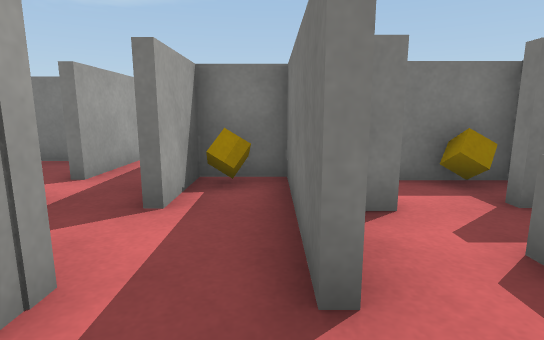
View 1 (above)

24 first-person views from a walk through a scene from a Unity 3-D project. The camera is 0.58 m above the floor, tilts 10° down and sees 80° across. The floor is counted in squares, 0.5 m on a side. Each view is taken from the middle of a square. On the plan, view 1 faces up. The plan holds only what a view shows up to about 13 squares ahead; the rest is blank. The player is left out. Surface patterns are stand-ins for the level's own textures.

View 2
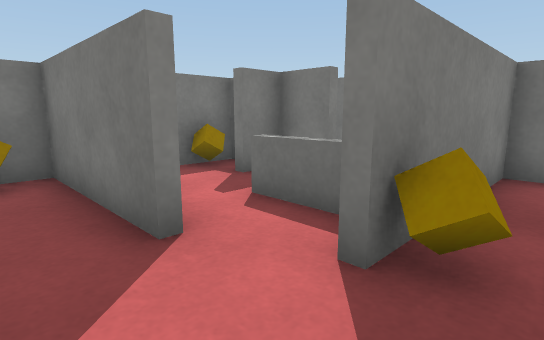

View 3
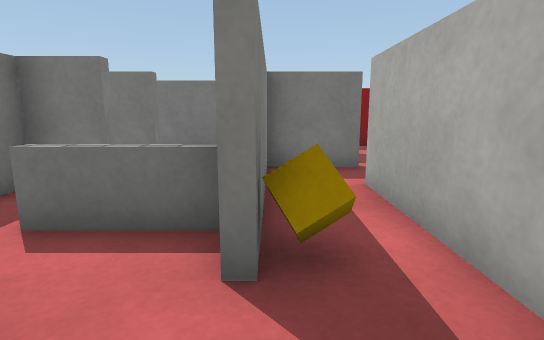

View 4
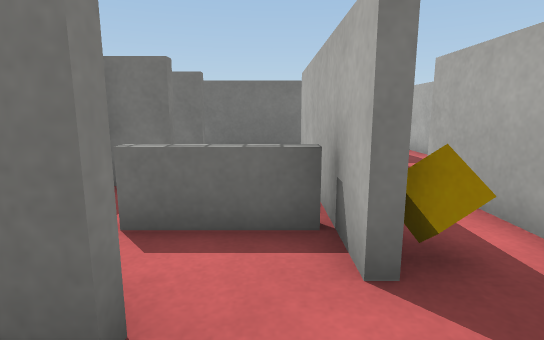

View 5
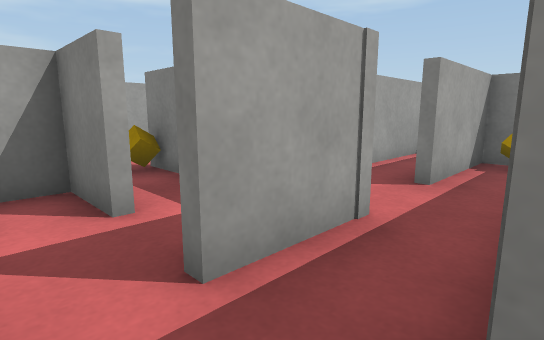

View 6
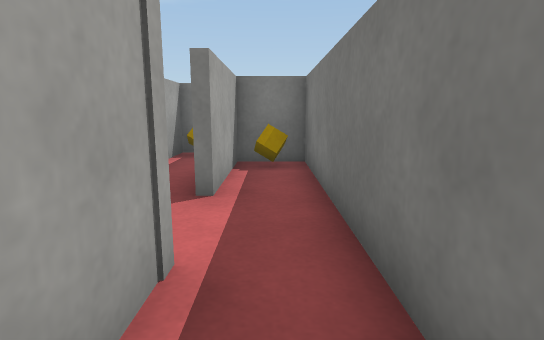

View 7
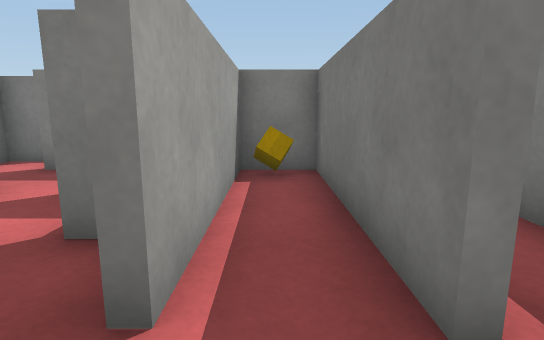

View 8
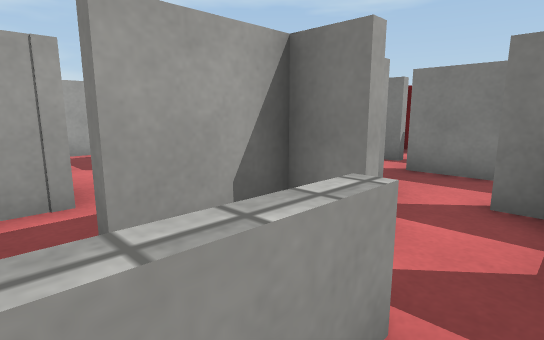

View 9
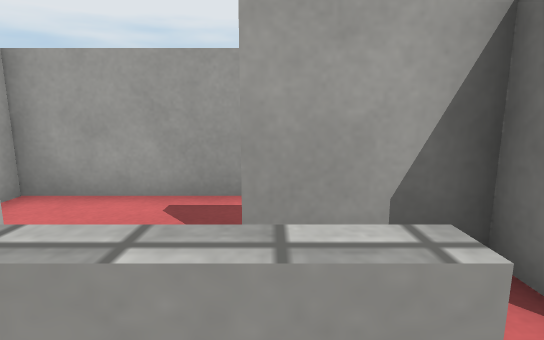

View 10
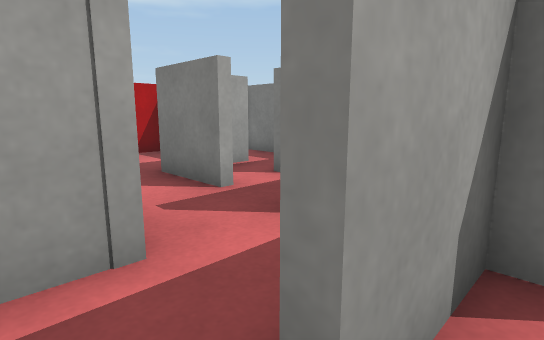

View 11
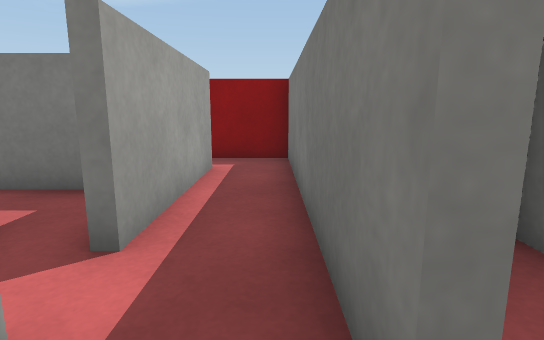

View 12
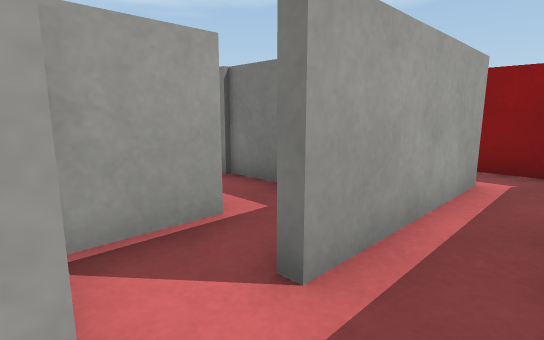

View 13
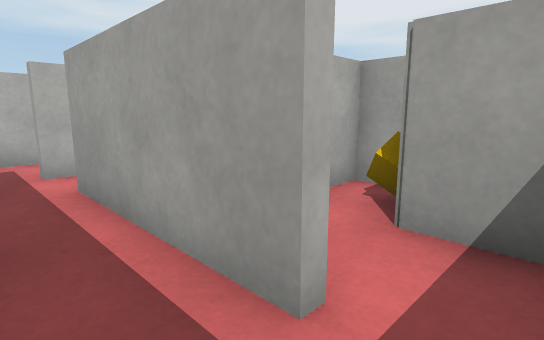

View 14
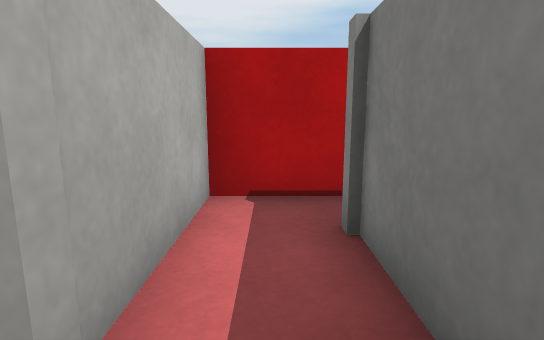

View 15
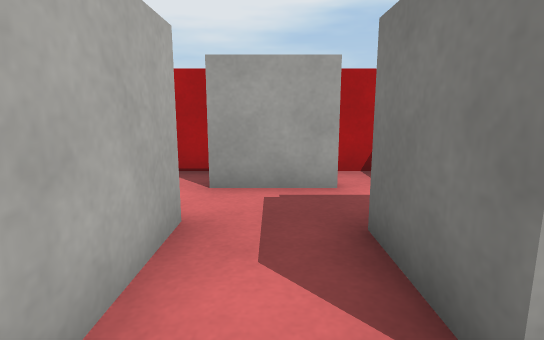

View 16
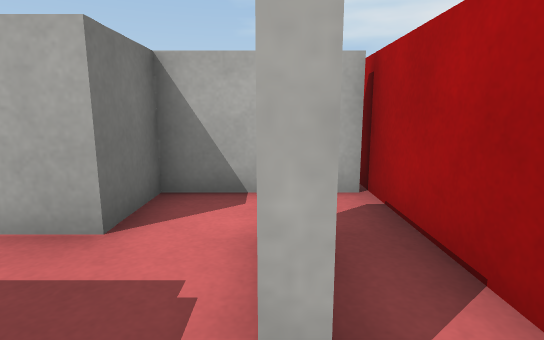

View 17
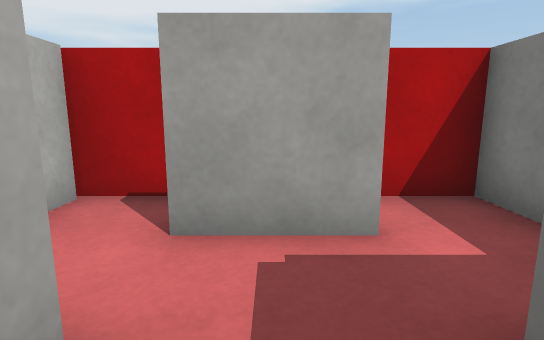

View 18
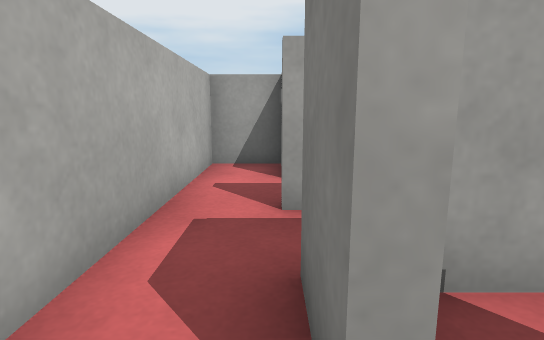

View 19
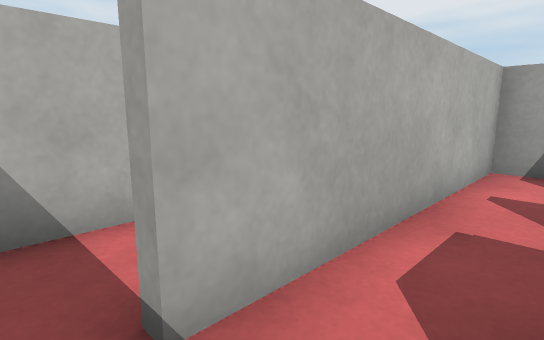

View 20
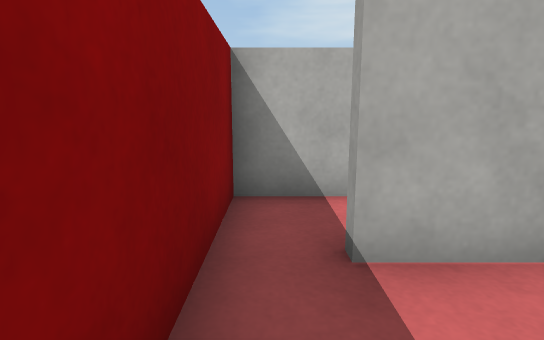

View 21
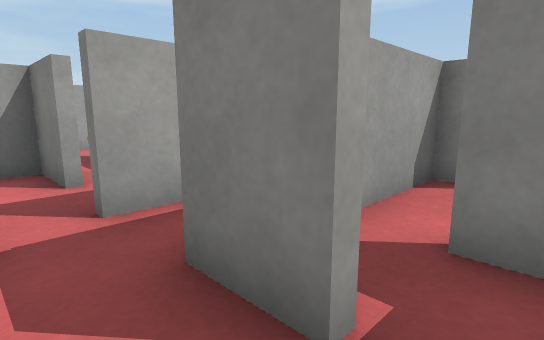

View 22
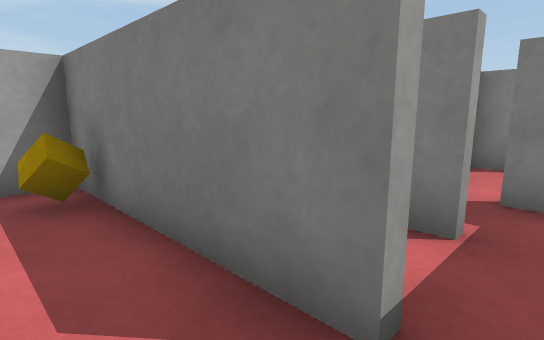

View 23
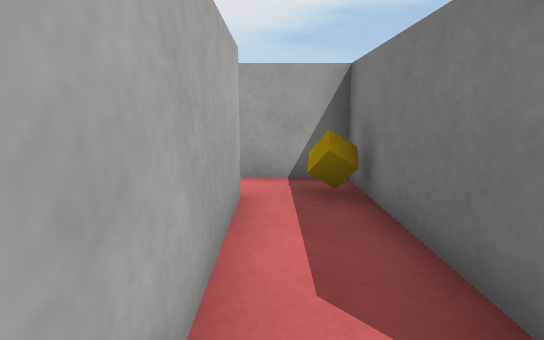

View 24
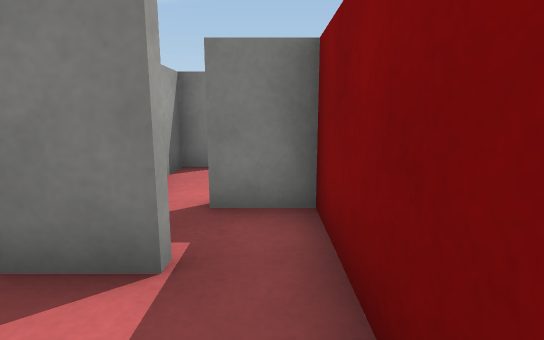

### Floor plan
Points are (right, up) in squares from view 1. A wall is a line through its corners. A room is listed if a view was taken in it or the views show most of it. See-through windows are left out.
Room 1 (views 1, 2, 3, 4, 10)
walls: (0.6, -1.5) (4.4, -1.5); (-1.5, 2.1) (-1.5, -1.5) (-1, -1.5); (4.4, 0.1) (1, 0.1)
low walls: (2.1, 0.5) (2.1, 2.6)
ways out: opening at (5, -1) to room 2; opening at (1, 2) to room 3; opening at (-1, 2) to room 4
Room 2 (views 5, 6)
walls: (5.9, -2) (5.9, 0.1) (4.4, 0.1); (4.4, -1.8) (2.6, -1.8) (2.6, -3.4) (9.4, -3.4); (7.8, -1.2) (7.8, 0.5); (6.2, 0.3) (6.2, -2); (9.2, -1.8) (7.8, -1.8)
ways out: opening at (5, -1) to room 1; opening at (8.5, -3) to room 8; opening at (7, -0.5) to room 11
Room 3 (views 7, 8, 9)
walls: (4.1, 2.5) (4.1, 4) (3, 4); (1.6, 3.7) (0.5, 3.7) (0.5, 1.8); (5.9, 2.4) (5.9, 7.6) (4.4, 7.6) (4.4, 2.5); (1, 0.3) (6.2, 0.3)
low walls: (2.3, 2.6) (2.3, 1)
ways out: opening at (1, 2) to room 1; opening at (2, 4) to room 10; opening at (6, 1.5) to room 11
objects: cube (5, 7)
Room 4 (views 11, 12, 15)
walls: (-1.6, 3.8) (-1.6, 9.4); (-3.6, 4.2) (-3, 4.2); (-5, 6.1) (-5, 4.5); (-3.5, 2) (-2.6, 2); (0.3, 1.8) (0.3, 5.9); (-3.3, 10) (-3.3, 5.5)
ways out: opening at (-1, 2) to room 1; opening at (-2, 9) to room 5; opening at (-4, 6) to room 6; opening at (-4.5, 3) to room 7
Room 5 (view 13)
walls: (-5.2, 10.9) (-5.2, 9.5); (-1.6, 9.4) (-1.6, 11.1); (-1.5, 11.4) (-3.6, 11.4); (-7, 8.9) (-7, 8.1) (-6.1, 8.1)
ways out: opening at (-2, 9) to room 4
objects: cube (-6, 9)
Room 6 (view 14)
walls: (-8.5, 8.1) (-8.5, 6.1) (-5, 6.1); (-4.9, 7.8) (-7.2, 7.8)
ways out: opening at (-4, 6) to room 4
Room 7 (views 16, 17)
walls: (-7, 4.1) (-7, 2); (-7.2, 5.9) (-8.5, 5.9) (-8.5, -0.4); (-3, 4) (-5.1, 4); (-8.4, 0.3) (-5.4, 0.3) (-5.4, 2) (-3.5, 2)
ways out: opening at (-4.5, 3) to room 4
Room 8 (views 18, 19, 20, 21)
walls: (10.5, -3.5) (10.5, -0.1) (9.1, -0.1); (8.8, 3) (8, 3) (8, -1)
ways out: opening at (8.5, -3) to room 2; opening at (10, -4) to room 9
Room 9 (views 22, 23, 24)
walls: (9.4, -3.6) (4.4, -3.6) (4.4, -5.6); (5.5, -5.4) (10.5, -5.4) (10.5, -3.5)
ways out: opening at (10, -4) to room 8
Room 10 (no view inside)
walls: (1.9, 7.6) (0.2, 7.6); (4.1, 5.6) (2.1, 5.6); (-0.2, 8.8) (-1.4, 8.8)
ways out: opening at (2, 4) to room 3
objects: cube (3, 5)
Room 11 (no view inside)
walls: (7.8, 0.5) (7.8, 5.9) (6.2, 5.9) (6.2, 2.4)
ways out: opening at (7, -0.5) to room 2; opening at (6, 1.5) to room 3
objects: cube (7, 5)

Where each view was taken, in squares from view 1:
view 1: 0 up, 0 right, facing up
view 2: 1 down, 1 left, facing up-right
view 3: 0 up, 1 left, facing right
view 4: 1 up, 1 left, facing right
view 5: 3 down, 8 right, facing up-left
view 6: 2 down, 7 right, facing up
view 7: 1 up, 5 right, facing up
view 8: 1 up, 3 right, facing up-left
view 9: 2 up, 3 right, facing left
view 10: 1 up, 1 right, facing up-left
view 11: 3 up, 2 left, facing up
view 12: 4 up, 2 left, facing up-left
view 13: 11 up, 2 left, facing down-left
view 14: 7 up, 4 left, facing left
view 15: 3 up, 2 left, facing left
view 16: 5 up, 7 left, facing down
view 17: 3 up, 4 left, facing left
view 18: 2 down, 10 right, facing left
view 19: 2 down, 10 right, facing down-left
view 20: 1 down, 10 right, facing down
view 21: 3 down, 10 right, facing up-left
view 22: 5 down, 10 right, facing up-left
view 23: 5 down, 10 right, facing left
view 24: 4 down, 10 right, facing up
